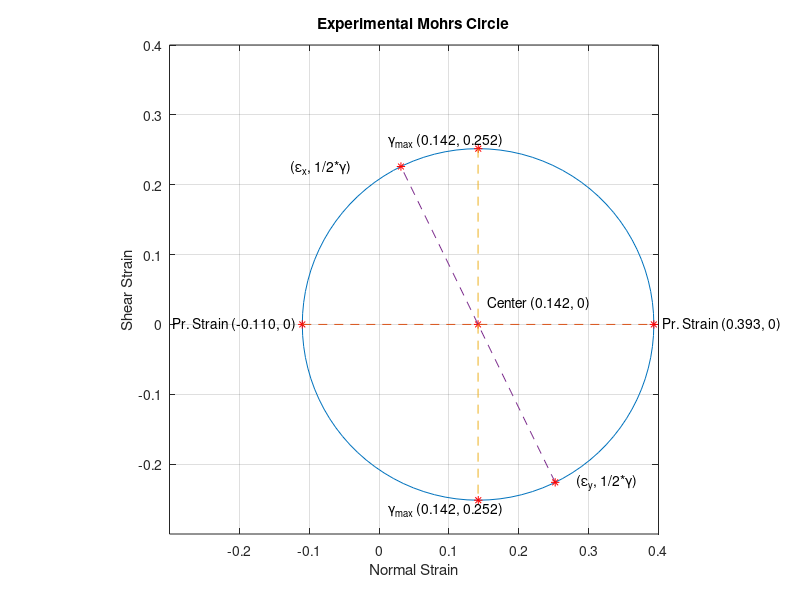

The MATLAB script that drew this image:
close all; clc;

r = 0.251607396;
x = 0.1417026505;
theta = 0:pi/50:2*pi;
radius = 0.251607396;

xunit = r*cos(theta) + x;
yunit = r*sin(theta);

ex = 0.03130063984;
ey = 0.2521046611;
gammaxy = 0.4521152021;

epsilon1 = [ey, ex];
epsilon2 = [-gammaxy/2, gammaxy/2];


line_array1 = [x - radius, x + radius];
line_array3 = [radius, -radius];
line_array2 = [0, 0];
line_array4 = [x, x];


figure(1)
plot(xunit,yunit); hold on;
plot(0.1417026505, 0, 'r*');
txt1 = '   Center (0.142, 0)';
text(0.1417026505, 0.03, txt1);
plot(0.3933100465, 0, 'r*');
plot(-0.1099047455, 0, 'r*');
txt2 = '   Pr. Strain (0.393, 0)';
txt3 = 'Pr. Strain (-0.110, 0)  ';
text(0.3933100465, 0, txt2);
text(-0.1099047455, 0, txt3,'HorizontalAlignment', 'right');
plot(0.142, 0.251607396, 'r*');
txt4 = '   \gamma_{max} (0.142, 0.252)';
text(0, 0.2641899507, txt4);
plot(line_array1, line_array2, '--');
plot(line_array4, line_array3, '--');
plot(0.142, -0.251607396, 'r*');
txt5 = '   \gamma_{max} (0.142, -0.252)';
text(0, -0.2641899507, txt4);
plot(epsilon1, epsilon2, '--'); 
txt6 = '                 (\epsilon_x, 1/2*\gamma)';
txt7 = '       (\epsilon_y, 1/2*\gamma)';
text(0.2521046611, -gammaxy/2, txt7);
text(-0.2, gammaxy/2, txt6);
plot(0.03130063984, gammaxy/2, 'r*');
plot(0.2521046611, -gammaxy/2, 'r*');
grid on;
xlim([-0.3 0.4]);
ylim([-0.3 0.4]);
axis equal;
title('Experimental Mohrs Circle');
xlabel('Normal Strain');
ylabel('Shear Strain');
